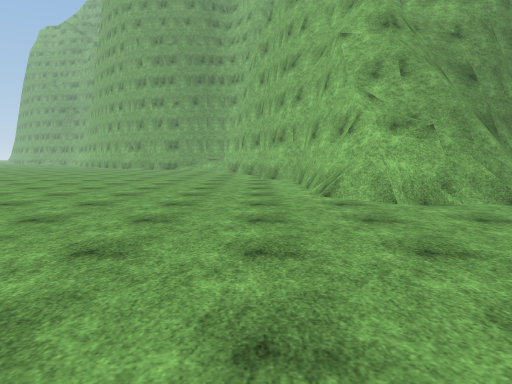
view 1 (above)

19 first-person views from a walk through a scene from a Unity 3-D project. The camera is 1.4 m above the floor, tilts 6° down and sees 75° across. The floor is counted in squares, 2 m on a side. Each view is taken from the middle of a square. On the plan, view 1 faces up. The plan holds only what a view shows up to about 10 squares ahead; the rest is blank. The place goes on beyond the plan. The player is left out. Surface patterns are stand-ins for the level's own textures.

view 2
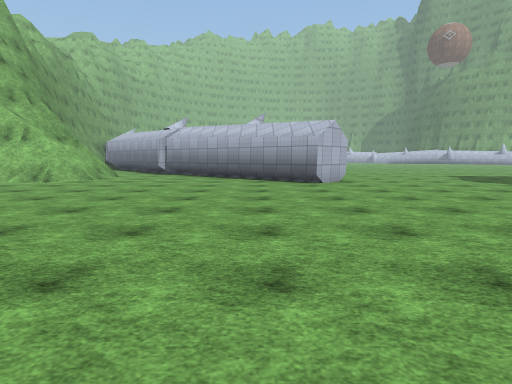

view 3
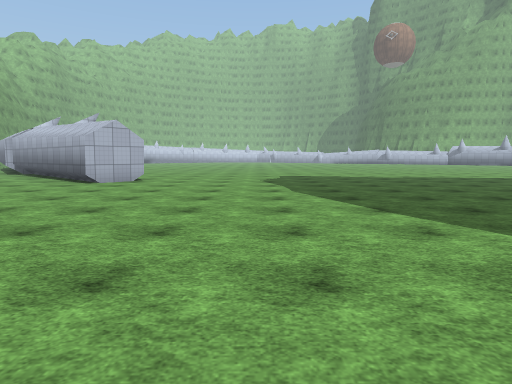

view 4
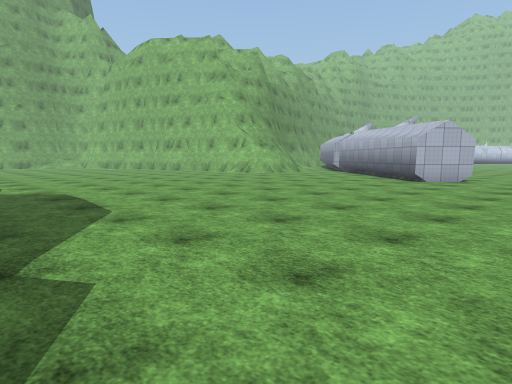

view 5
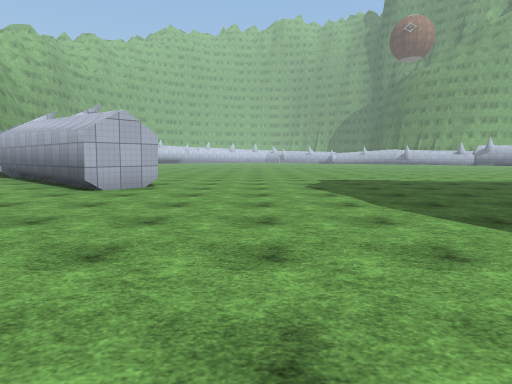

view 6
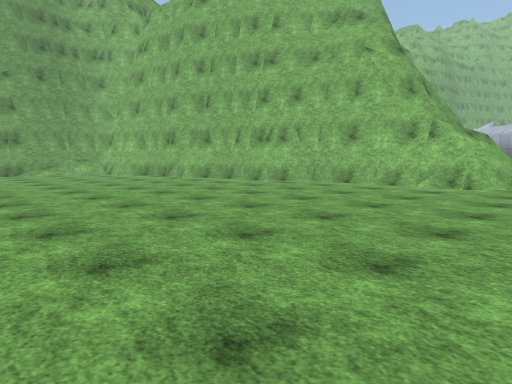

view 7
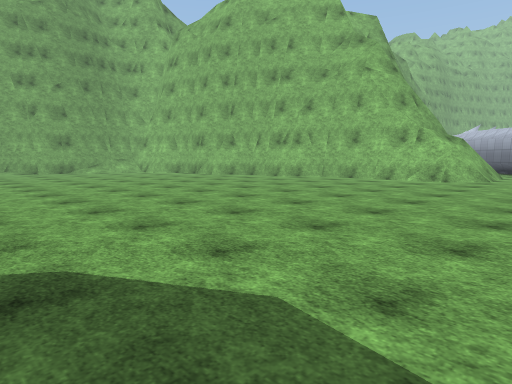

view 8
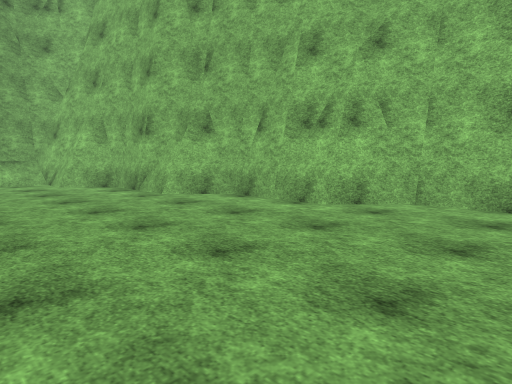

view 9
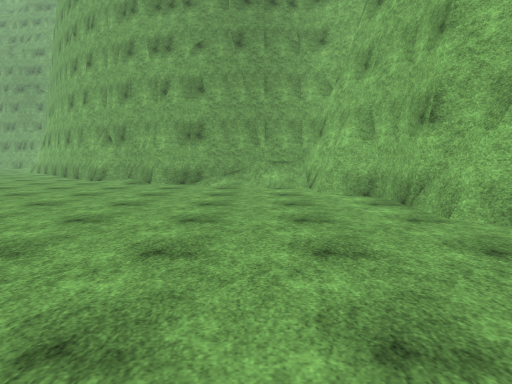

view 10
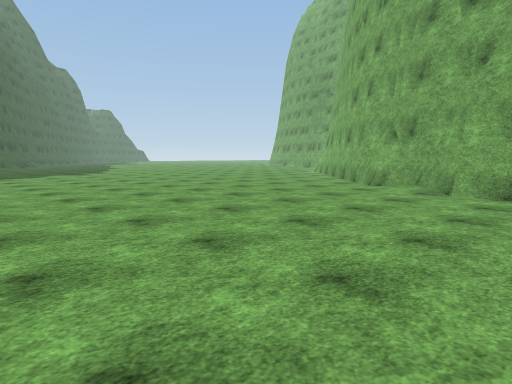

view 11
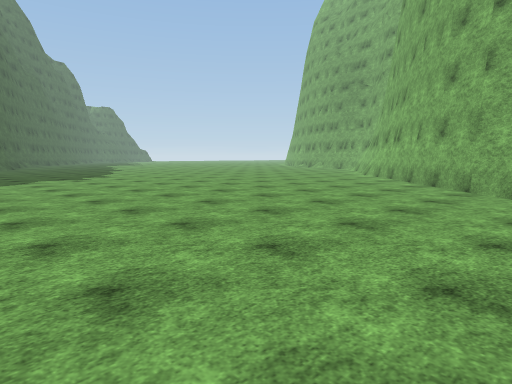

view 12
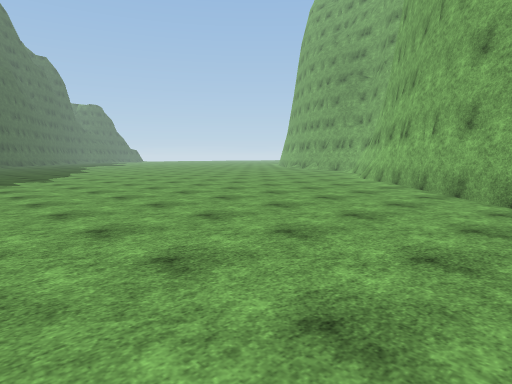

view 13
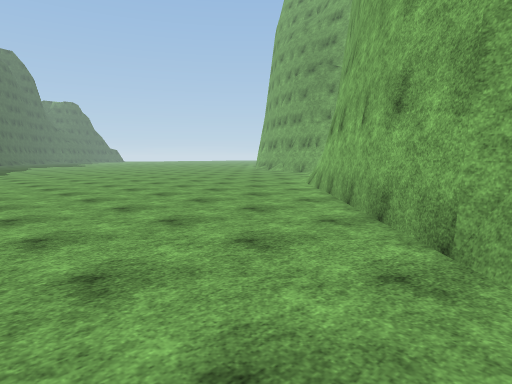

view 14
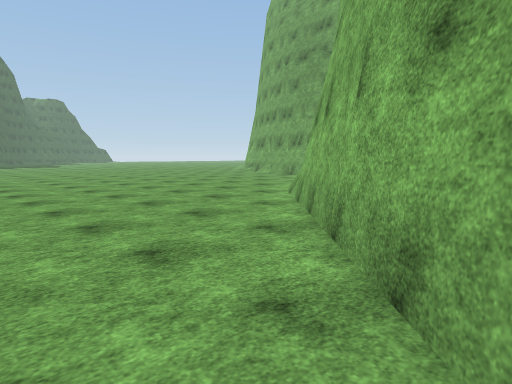

view 15
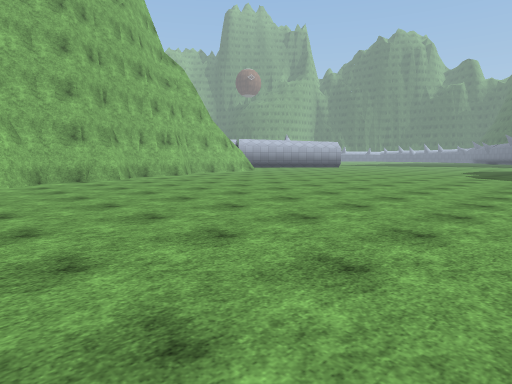

view 16
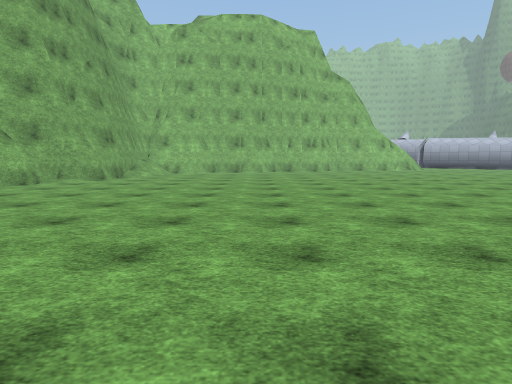

view 17
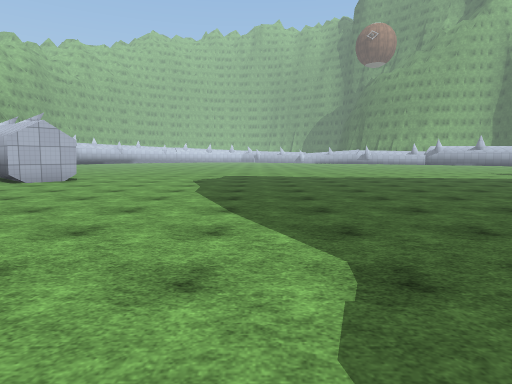

view 18
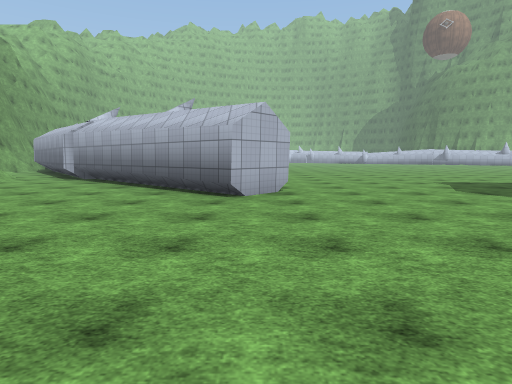

view 19
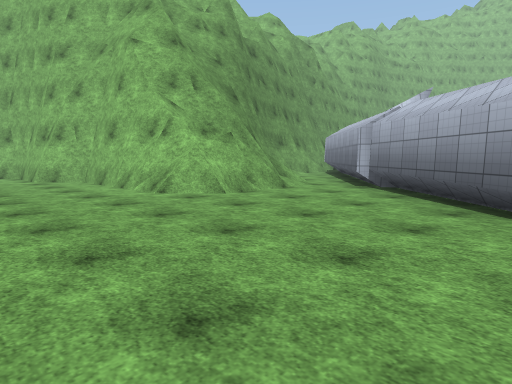

### Floor plan
Points are (right, up) in squares from view 1. A wall is a line through its corners. A room is listed if a view was taken in it or the views show most of it. See-through windows are left out.
Room 1 (views 1, 2, 3, 4, 5, 6, 7, 8, 9, 10, 11, 12, 13, 14, 15, 16, 17, 18, 19)
walls: (2, -2.7) (0.7, -1.6) (5.2, 3.6); (1.3, 6.8) (1.3, 9.8) (1.1, 10.1); (2, 5.8) (1.6, 7); (1.5, 6.8) (1.5, 7.5); (1.4, 7.3) (1.2, 7.9); (1.6, 7.4) (1.4, 7.9); (1.5, 7.8) (1.5, 8.3) (1.3, 8.9); (1.3, 9.9) (0.3, 10.8) (0.3, 12.8) (-0.5, 13.6) (-0.5, 14.3) (-0.8, 14.8); (5.5, 3.4) (5.1, 3.8); (0.4, 11.4) (0.2, 11.9); (0.4, 12.5) (0.2, 13.2); (-0.7, 14.4) (-0.7, 15.8) (-0.8, 16); (-0.7, 15.7) (-1.6, 16.6) (-1.6, 17.5); (-1.3, 17.2) (-1.4, 17.7); (-4.7, 18.7) (-5.2, 18.9) (-5.6, 18.9) (-6.3, 19.5) (-6.7, 19.7) (-7.5, 19.7) (-8.4, 20.6); (-1.8, 18.7) (-5.7, 18.7) (-6.7, 19.7) (-7, 19.9) (-7.7, 20); (-1.4, 18.6) (-1.9, 18.8); (-7.7, 19.7) (-11.6, 23.6); (-8.1, 20.5) (-8.7, 20.7)
low walls: (2.1, 5.1) (1.4, 5.8); (1.5, 6.5) (1.3, 7); (3.2, 5.3) (2.5, 5.5); (3.2, 5.5) (2, 5.8); (3.6, 5.2) (3, 5.2); (3.8, 5) (3, 5)

Positions as (right, up) in squares from view 1, and headings:
1: (0, 0), facing up
2: (-8, 0), facing right
3: (-8, -6), facing right
4: (-9, -5), facing up-right
5: (-6, -5), facing right
6: (-7, 4), facing up-right
7: (-9, 3), facing up-right
8: (-4, 8), facing up-right
9: (-3, 10), facing up
10: (-4, 12), facing up-left
11: (-7, 13), facing up-left
12: (-8, 15), facing up-left
13: (-8, 18), facing up-left
14: (-9, 20), facing up-left
15: (-11, 18), facing down-right
16: (-16, 14), facing right
17: (-8, -8), facing right
18: (-5, -2), facing right
19: (-2, 0), facing up-right
